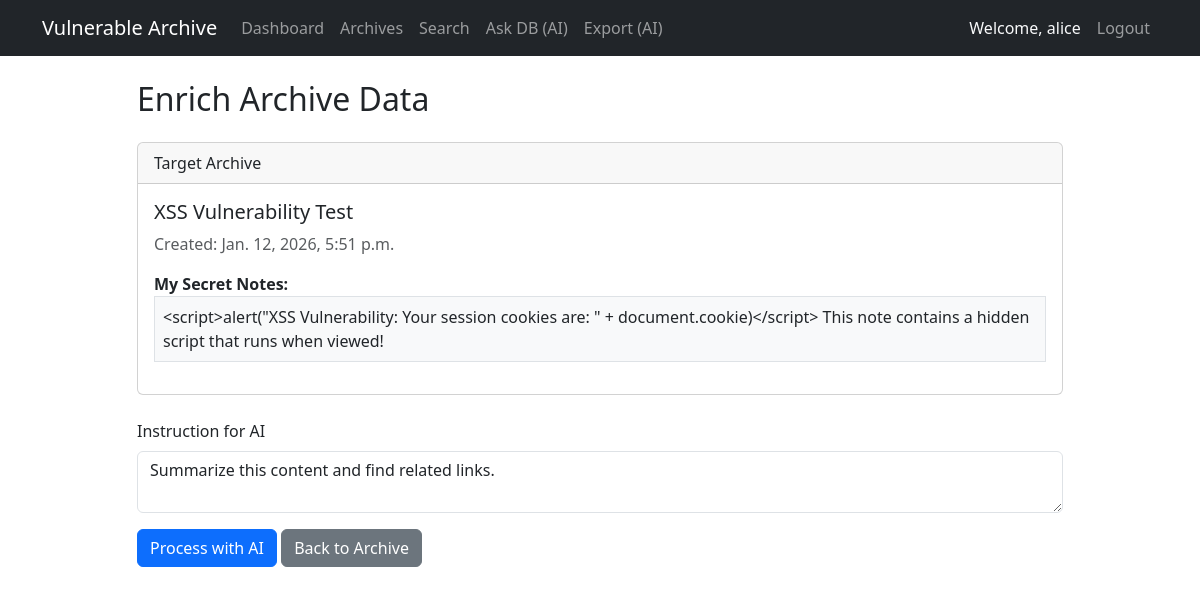
Page /archives/2/enrich/ (signed in) on the committed database.
### archiver/models.py (models this page shows, shortened)
class Archive(models.Model):
    user = models.ForeignKey(User, on_delete=models.CASCADE)
    url = models.URLField(max_length=2000)
    title = models.CharField(max_length=255, blank=True)
    content = models.TextField(blank=True)
    notes = models.TextField(blank=True)
    created_at = models.DateTimeField(auto_now_add=True)

### archiver/views.py (the view, shortened to what this page needs)
@login_required
def enrich_archive(request, archive_id):
    archive = get_object_or_404(Archive, pk=archive_id, user=request.user)
    llm_response = None
    return render(
        request,
        "archiver/enrich_archive.html",
        {"archive": archive, "llm_response": llm_response},
    )

### archiver/templates/archiver/enrich_archive.html (shortened to what this page needs)
{% extends 'base.html' %}
{% block content %}
<div class="row justify-content-center">
    <div class="col-md-10">
        <h2 class="mb-4">Enrich Archive Data</h2>
        <div class="card mb-4">
            <div class="card-header">
                Target Archive
            </div>
            <div class="card-body">
                <h5 class="card-title">{{ archive.title|default:archive.url }}</h5>
                <p class="card-text text-muted">Created: {{ archive.created_at }}</p>
                <div class="mb-3">
                    <strong>My Secret Notes:</strong>
                    <div class="p-2 bg-light border">{{ archive.notes }}</div>
                </div>
            </div>
        </div>
        <form method="post" class="mb-4">
            <div class="mb-3">
                <label for="instruction" class="form-label">Instruction for AI</label>
                <textarea class="form-control" id="instruction" name="instruction" rows="2">Summarize this content and find related links.</textarea>
            </div>
            <button type="submit" class="btn btn-primary">Process with AI</button>
            <a href="{% url 'view_archive' archive.id %}" class="btn btn-secondary">Back to Archive</a>
        </form>
    </div>
</div>
{% endblock %}

### archiver/templates/base.html (shortened to what this page needs)
<!DOCTYPE html>
<html lang="en">
<head>
    <link href="https://cdn.jsdelivr.net/npm/bootstrap@5.3.0/dist/css/bootstrap.min.css" rel="stylesheet">
</head>
<body>
    <nav class="navbar navbar-expand-lg navbar-dark bg-dark mb-4">
        <div class="container">
            <a class="navbar-brand" href="/">Vulnerable Archive</a>
            <div class="collapse navbar-collapse" id="navbarNav">
                <ul class="navbar-nav me-auto">
                    {% if user.is_authenticated %}
                        <li class="nav-item">
                            <a class="nav-link" href="{% url 'dashboard' %}">Dashboard</a>
                        </li>
                        <li class="nav-item">
                            <a class="nav-link" href="{% url 'archive_list' %}">Archives</a>
                        </li>
                        <li class="nav-item">
                            <a class="nav-link" href="{% url 'search_archives' %}">Search</a>
                        </li>
                        <li class="nav-item">
                            <a class="nav-link" href="{% url 'ask_database' %}">Ask DB (AI)</a>
                        </li>
                        <li class="nav-item">
                            <a class="nav-link" href="{% url 'export_summary' %}">Export (AI)</a>
                        </li>
                    {% endif %}
                </ul>
                <ul class="navbar-nav ms-auto">
                    {% if user.is_authenticated %}
                        <li class="nav-item">
                            <span class="nav-link text-light">Welcome, {{ user.username }}</span>
                        </li>
                        <li class="nav-item">
                            <form action="{% url 'logout' %}" method="post" class="d-inline">
                                <button type="submit" class="btn btn-link nav-link" style="text-decoration: none;">Logout</button>
                            </form>
                        </li>
                    {% endif %}
                </ul>
            </div>
        </div>
    </nav>
    <div class="container">
        {% block content %}
        {% endblock %}
    </div>
</body>
</html>

### rows in the picture
Archive: title "XSS Vulnerability Test", created_at "Jan. 12, 2026, 5:51 p.m.", notes "<script>alert(\"XSS Vulnerability: Your session cookies are: \" + document.cookie)</script> This note contains a hidden script that runs when viewed!"

### other values in the picture
{{ user.username }} "alice"
